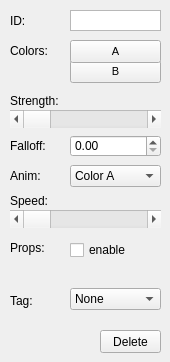
    <widget class="QWidget" name="lights">
     <attribute name="icon">
      <iconset resource="resources.qrc">
       <normaloff>:/Icons/tools-light.png</normaloff>:/Icons/tools-light.png</iconset>
     </attribute>
     <attribute name="title">
      <string>Lights</string>
     </attribute>
     <widget class="QLabel" name="labelLight">
      <property name="geometry">
       <rect>
        <x>10</x>
        <y>10</y>
        <width>61</width>
        <height>21</height>
       </rect>
      </property>
      <property name="text">
       <string>ID:</string>
      </property>
     </widget>
     <widget class="QPushButton" name="pushLightColorB">
      <property name="geometry">
       <rect>
        <x>70</x>
        <y>60</y>
        <width>91</width>
        <height>23</height>
       </rect>
      </property>
      <property name="font">
       <font>
        <pointsize>8</pointsize>
       </font>
      </property>
      <property name="text">
       <string>B</string>
      </property>
     </widget>
     <widget class="QScrollBar" name="scrollLightStrength">
      <property name="geometry">
       <rect>
        <x>10</x>
        <y>110</y>
        <width>151</width>
        <height>18</height>
       </rect>
      </property>
      <property name="maximum">
       <number>256</number>
      </property>
      <property name="orientation">
       <enum>Qt::Orientation::Horizontal</enum>
      </property>
     </widget>
     <widget class="QPlainTextEdit" name="plainLightID">
      <property name="geometry">
       <rect>
        <x>70</x>
        <y>10</y>
        <width>91</width>
        <height>21</height>
       </rect>
      </property>
      <property name="verticalScrollBarPolicy">
       <enum>Qt::ScrollBarPolicy::ScrollBarAlwaysOff</enum>
      </property>
      <property name="horizontalScrollBarPolicy">
       <enum>Qt::ScrollBarPolicy::ScrollBarAlwaysOff</enum>
      </property>
      <property name="undoRedoEnabled">
       <bool>false</bool>
      </property>
      <property name="lineWrapMode">
       <enum>QPlainTextEdit::LineWrapMode::NoWrap</enum>
      </property>
      <property name="readOnly">
       <bool>true</bool>
      </property>
     </widget>
     <widget class="QCheckBox" name="checkLightEnable">
      <property name="geometry">
       <rect>
        <x>70</x>
        <y>240</y>
        <width>91</width>
        <height>20</height>
       </rect>
      </property>
      <property name="toolTip">
       <string>Light is on</string>
      </property>
      <property name="text">
       <string>enable</string>
      </property>
     </widget>
     <widget class="QComboBox" name="comboLightAnimation">
      <property name="geometry">
       <rect>
        <x>70</x>
        <y>165</y>
        <width>91</width>
        <height>22</height>
       </rect>
      </property>
      <item>
       <property name="text">
        <string>Color A</string>
       </property>
      </item>
      <item>
       <property name="text">
        <string>Color B</string>
       </property>
      </item>
      <item>
       <property name="text">
        <string>Cycle</string>
       </property>
      </item>
      <item>
       <property name="text">
        <string>Pulse</string>
       </property>
      </item>
      <item>
       <property name="text">
        <string>Flash</string>
       </property>
      </item>
      <item>
       <property name="text">
        <string>Flicker</string>
       </property>
      </item>
     </widget>
     <widget class="QLabel" name="labelLightProps">
      <property name="geometry">
       <rect>
        <x>10</x>
        <y>240</y>
        <width>61</width>
        <height>16</height>
       </rect>
      </property>
      <property name="text">
       <string>Props:</string>
      </property>
     </widget>
     <widget class="QPushButton" name="pushLightColorA">
      <property name="geometry">
       <rect>
        <x>70</x>
        <y>40</y>
        <width>91</width>
        <height>23</height>
       </rect>
      </property>
      <property name="font">
       <font>
        <pointsize>8</pointsize>
       </font>
      </property>
      <property name="text">
       <string>A</string>
      </property>
     </widget>
     <widget class="QLabel" name="labelLightAnimation">
      <property name="geometry">
       <rect>
        <x>10</x>
        <y>165</y>
        <width>61</width>
        <height>21</height>
       </rect>
      </property>
      <property name="text">
       <string>Anim:</string>
      </property>
     </widget>
     <widget class="QLabel" name="labelLightStrength">
      <property name="geometry">
       <rect>
        <x>10</x>
        <y>90</y>
        <width>151</width>
        <height>21</height>
       </rect>
      </property>
      <property name="text">
       <string>Strength:</string>
      </property>
     </widget>
     <widget class="QScrollBar" name="scrollLightSpeed">
      <property name="geometry">
       <rect>
        <x>10</x>
        <y>210</y>
        <width>151</width>
        <height>18</height>
       </rect>
      </property>
      <property name="maximum">
       <number>100</number>
      </property>
      <property name="orientation">
       <enum>Qt::Orientation::Horizontal</enum>
      </property>
     </widget>
     <widget class="QLabel" name="labelLightColors">
      <property name="geometry">
       <rect>
        <x>10</x>
        <y>40</y>
        <width>61</width>
        <height>21</height>
       </rect>
      </property>
      <property name="text">
       <string>Colors:</string>
      </property>
     </widget>
     <widget class="QLabel" name="labelLightSpeed">
      <property name="geometry">
       <rect>
        <x>10</x>
        <y>190</y>
        <width>151</width>
        <height>21</height>
       </rect>
      </property>
      <property name="text">
       <string>Speed:</string>
      </property>
     </widget>
     <widget class="QLabel" name="labelLightTag">
      <property name="geometry">
       <rect>
        <x>10</x>
        <y>290</y>
        <width>61</width>
        <height>21</height>
       </rect>
      </property>
      <property name="text">
       <string>Tag:</string>
      </property>
     </widget>
     <widget class="QComboBox" name="comboLightTag">
      <property name="geometry">
       <rect>
        <x>70</x>
        <y>288</y>
        <width>91</width>
        <height>22</height>
       </rect>
      </property>
      <item>
       <property name="text">
        <string>None</string>
       </property>
      </item>
     </widget>
     <widget class="QPushButton" name="pushLightDelete">
      <property name="geometry">
       <rect>
        <x>100</x>
        <y>330</y>
        <width>61</width>
        <height>23</height>
       </rect>
      </property>
      <property name="text">
       <string>Delete</string>
      </property>
     </widget>
     <widget class="QLabel" name="labelLightFalloff">
      <property name="geometry">
       <rect>
        <x>10</x>
        <y>135</y>
        <width>61</width>
        <height>21</height>
       </rect>
      </property>
      <property name="text">
       <string>Falloff:</string>
      </property>
     </widget>
     <widget class="QDoubleSpinBox" name="spinLightFalloff">
      <property name="geometry">
       <rect>
        <x>70</x>
        <y>135</y>
        <width>91</width>
        <height>22</height>
       </rect>
      </property>
      <property name="minimum">
       <double>0.000000000000000</double>
      </property>
      <property name="maximum">
       <double>16384.000000000000000</double>
      </property>
      <property name="singleStep">
       <double>0.250000000000000</double>
      </property>
     </widget>
    </widget>
